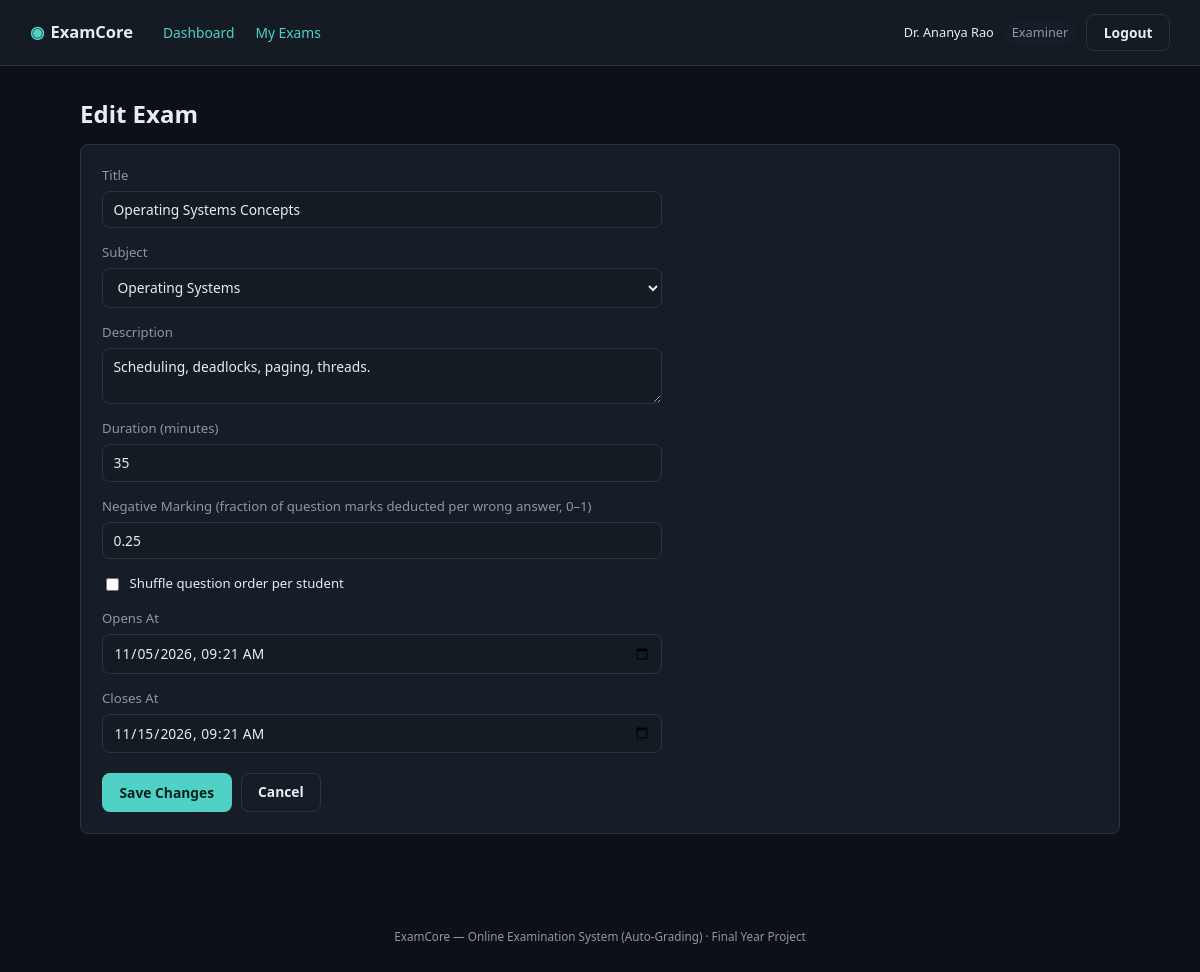
/index.php?route=examiner/exams/edit&id=4 (signed in), run on the app's committed database.
### tables this page shows
CREATE TABLE exams (
    id                INT AUTO_INCREMENT PRIMARY KEY,
    subject_id        INT NOT NULL,
    examiner_id       INT NOT NULL,
    title             VARCHAR(150) NOT NULL,
    description       TEXT NULL,
    duration_minutes  INT NOT NULL,
    negative_marking  DECIMAL(4,2) NOT NULL DEFAULT 0.00,
    shuffle_questions TINYINT(1) NOT NULL DEFAULT 0,
    status            ENUM('draft','published') NOT NULL DEFAULT 'draft',
    start_at          DATETIME NOT NULL,
    end_at            DATETIME NOT NULL,
    created_at        TIMESTAMP NOT NULL DEFAULT CURRENT_TIMESTAMP,
    FOREIGN KEY (subject_id) REFERENCES subjects(id) ON DELETE CASCADE,
    FOREIGN KEY (examiner_id) REFERENCES users(id) ON DELETE CASCADE
);

CREATE TABLE subjects (
    id            INT AUTO_INCREMENT PRIMARY KEY,
    name          VARCHAR(100) NOT NULL,
    description   TEXT NULL,
    created_by    INT NULL,
    created_at    TIMESTAMP NOT NULL DEFAULT CURRENT_TIMESTAMP,
    FOREIGN KEY (created_by) REFERENCES users(id) ON DELETE SET NULL
);

### app/controllers/ExaminerController.php (called while the page is built, shortened)
<?php
require_once __DIR__ . '/../../core/Auth.php';
require_once __DIR__ . '/../models/Subject.php';
require_once __DIR__ . '/../models/Exam.php';
class ExaminerController
{
    private function ownedExamOrFail(int $examId): array
    {
        $exam = Exam::findWithSubject($examId);
        return $exam;
    }
    public function examEditForm(): void
    {
        $editing = $this->ownedExamOrFail((int)($_GET['id'] ?? 0));
        $subjects = Subject::all();
        $pageTitle = 'Edit Exam';
        require __DIR__ . '/../views/examiner/exam_form.php';
    }
}

### public/index.php (called while the page is built, shortened)
<?php
require_once __DIR__ . '/../core/helpers.php';
require_once __DIR__ . '/../core/Database.php';
require_once __DIR__ . '/../core/Auth.php';
require_once __DIR__ . '/../app/controllers/ExaminerController.php';
$router = new Router();
$router->get('login', fn() => (new AuthController())->showLogin());
$router->post('login', fn() => (new AuthController())->login());
$router->post('logout', fn() => (new AuthController())->logout());
$router->get('admin/dashboard', fn() => (new AdminController())->dashboard());
$router->get('admin/subjects', fn() => (new AdminController())->subjects());
$router->post('admin/subjects/store', fn() => (new AdminController())->subjectStore());
$router->post('admin/subjects/update', fn() => (new AdminController())->subjectUpdate());
$router->post('admin/subjects/delete', fn() => (new AdminController())->subjectDelete());
$router->get('admin/examiners', fn() => (new AdminController())->examiners());
$router->post('admin/examiners/store', fn() => (new AdminController())->examinerStore());
$router->post('admin/examiners/status', fn() => (new AdminController())->examinerToggleStatus());
$router->get('admin/students', fn() => (new AdminController())->students());
$router->post('admin/students/store', fn() => (new AdminController())->studentStore());
$router->post('admin/students/status', fn() => (new AdminController())->studentToggleStatus());
$router->get('admin/exams', fn() => (new AdminController())->exams());
$router->get('admin/analytics', fn() => (new AdminController())->analytics());
$router->get('examiner/dashboard', fn() => (new ExaminerController())->dashboard());
$router->get('examiner/exams', fn() => (new ExaminerController())->exams());
$router->get('examiner/exams/create', fn() => (new ExaminerController())->examCreateForm());
$router->post('examiner/exams/store', fn() => (new ExaminerController())->examStore());
$router->get('examiner/exams/edit', fn() => (new ExaminerController())->examEditForm());
$router->post('examiner/exams/update', fn() => (new ExaminerController())->examUpdate());
$router->post('examiner/exams/delete', fn() => (new ExaminerController())->examDelete());
$router->post('examiner/exams/publish', fn() => (new ExaminerController())->examPublishToggle());
$router->get('examiner/questions', fn() => (new ExaminerController())->questions());
$router->post('examiner/questions/store', fn() => (new ExaminerController())->questionStore());
$router->post('examiner/questions/update', fn() => (new ExaminerController())->questionUpdate());
$router->post('examiner/questions/delete', fn() => (new ExaminerController())->questionDelete());
$router->get('examiner/results', fn() => (new ExaminerController())->results());
$router->get('examiner/analytics', fn() => (new ExaminerController())->analytics());
$router->get('student/dashboard', fn() => (new StudentController())->dashboard());
$router->get('student/exams', fn() => (new StudentController())->exams());
$router->get('student/exam/start', fn() => (new StudentController())->examStart());
$router->get('student/exam/attempt', fn() => (new StudentController())->examAttempt());
$router->post('student/exam/autosave', fn() => (new StudentController())->autosave());
$router->post('student/exam/violation', fn() => (new StudentController())->violation());
$router->post('student/exam/submit', fn() => (new StudentController())->submit());
$router->get('student/results', fn() => (new StudentController())->results());
$router->get('student/results/view', fn() => (new StudentController())->resultView());
$route = $_GET['route'] ?? '';
$router->dispatch($_SERVER['REQUEST_METHOD'], $route);

### core/Router.php (called while the page is built, shortened)
<?php
class Router
{
    private array $routes = ['GET' => [], 'POST' => []];
    public function get(string $route, callable $handler): void
    {
        $this->routes['GET'][$route] = $handler;
    }
    public function post(string $route, callable $handler): void
    {
        $this->routes['POST'][$route] = $handler;
    }
    public function dispatch(string $method, string $route): void
    {
        $handler = $this->routes[$method][$route] ?? null;
        try {
            $handler();
        } catch (Throwable $e) {
            error_log($e->getMessage());
            http_response_code(500);
            require __DIR__ . '/../app/views/errors/500.php';
        }
    }
}

### core/helpers.php (called while the page is built, shortened)
<?php
function e(?string $value): string
{
    return htmlspecialchars($value ?? '', ENT_QUOTES, 'UTF-8');
}

### config/database.php (called while the page is built)
<?php
return [
    'host'     => '127.0.0.1',
    'port'     => 3306,
    'database' => 'online_examination_system',
    'username' => 'root',
    'password' => '',
    'charset'  => 'utf8mb4',
];

### core/Database.php (called while the page is built)
<?php
class Database
{
    private static ?PDO $instance = null;
    public static function connect(): PDO
    {
        if (self::$instance === null) {
            $config = require __DIR__ . '/../config/database.php';
            $dsn = sprintf(
                'mysql:host=%s;port=%d;dbname=%s;charset=%s',
                $config['host'],
                $config['port'],
                $config['database'],
                $config['charset']
            );
            self::$instance = new PDO($dsn, $config['username'], $config['password'], [
                PDO::ATTR_ERRMODE            => PDO::ERRMODE_EXCEPTION,
                PDO::ATTR_DEFAULT_FETCH_MODE => PDO::FETCH_ASSOC,
                PDO::ATTR_EMULATE_PREPARES   => false,
            ]);
        }
        return self::$instance;
    }
}

### app/models/Exam.php (called while the page is built, shortened)
<?php
require_once __DIR__ . '/../../core/Database.php';
class Exam
{
    public static function findWithSubject(int $id): ?array
    {
        $stmt = Database::connect()->prepare(
            'SELECT e.*, s.name AS subject_name, u.status AS examiner_status
             FROM exams e
             JOIN subjects s ON s.id = e.subject_id
             JOIN users u ON u.id = e.examiner_id
             WHERE e.id = ?'
        );
        $stmt->execute([$id]);
        return $stmt->fetch() ?: null;
    }
}

### core/Auth.php (called while the page is built, shortened)
<?php
require_once __DIR__ . '/Database.php';
class Auth
{
    public static function id(): ?int
    {
        return $_SESSION['user_id'] ?? null;
    }
}

### app/models/Subject.php (called while the page is built, shortened)
<?php
require_once __DIR__ . '/../../core/Database.php';
class Subject
{
    public static function all(): array
    {
        return Database::connect()->query(
            'SELECT s.*,
                    (SELECT COUNT(*) FROM exams e WHERE e.subject_id = s.id) AS exam_count,
                    (SELECT COUNT(*) FROM student_subjects ss WHERE ss.subject_id = s.id) AS enrolment_count
             FROM subjects s
             ORDER BY s.name'
        )->fetchAll();
    }
}

### app/views/examiner/exam_form.php (the view, shortened to what this page needs)
<?php require __DIR__ . '/../partials/header.php'; ?>
<?php require __DIR__ . '/../partials/navbar.php'; ?>
<main class="page">
    <h1><?= e($pageTitle) ?></h1>
    <section class="card">
        <form method="POST" action="/index.php?route=examiner/exams/<?= $editing ? 'update' : 'store' ?>" class="form-grid">
            <label>Title
                <input type="text" name="title" value="<?= e($editing['title'] ?? '') ?>" required>
            </label>
            <label>Subject
                <select name="subject_id" required>
                    <?php foreach ($subjects as $s): ?>
                        <option value="<?= (int)$s['id'] ?>" <?= ($editing['subject_id'] ?? null) == $s['id'] ? 'selected' : '' ?>><?= e($s['name']) ?></option>
                    <?php endforeach; ?>
                </select>
            </label>
            <label>Description
                <textarea name="description" rows="2"><?= e($editing['description'] ?? '') ?></textarea>
            </label>
            <label>Duration (minutes)
                <input type="number" name="duration_minutes" min="1" value="<?= e((string)($editing['duration_minutes'] ?? 30)) ?>" required>
            </label>
            <label>Negative Marking (fraction of question marks deducted per wrong answer, 0&ndash;1)
                <input type="number" step="0.05" min="0" max="1" name="negative_marking" value="<?= e((string)($editing['negative_marking'] ?? '0.00')) ?>" required>
            </label>
            <label class="checkbox-label">
                <input type="checkbox" name="shuffle_questions" <?= ($editing['shuffle_questions'] ?? 0) ? 'checked' : '' ?>>
                Shuffle question order per student
            </label>
            <label>Opens At
                <input type="datetime-local" name="start_at" value="<?= e($editing ? date('Y-m-d\TH:i', strtotime($editing['start_at'])) : '') ?>" required>
            </label>
            <label>Closes At
                <input type="datetime-local" name="end_at" value="<?= e($editing ? date('Y-m-d\TH:i', strtotime($editing['end_at'])) : '') ?>" required>
            </label>
            <div class="form-actions">
                <button type="submit" class="btn btn-primary"><?= $editing ? 'Save Changes' : 'Create Exam' ?></button>
                <a class="btn btn-ghost" href="/index.php?route=examiner/exams">Cancel</a>
            </div>
        </form>
    </section>
</main>
<?php require __DIR__ . '/../partials/footer.php'; ?>

### public/assets/css/style.css (style rules this page uses)
:root { --bg: #0d1117; --bg-elevated: #151b23; --bg-card: #161d27; --border: #2a3341; --text: #e6edf3; --text-muted: #8b98a5; --accent: #4fd1c5; --accent-dark: #2fb3a6; --accent-contrast: #04211d; --danger: #f26d6d; --danger-bg: #3a1f22; --success: #6fd88a; --success-bg: #1c3324; --warning: #f2c46d; --warning-bg: #3a301c; --radius: 8px; --font: 'Segoe UI', system-ui, -apple-system, Roboto, sans-serif; --mono: 'Consolas', 'SFMono-Regular', Menlo, monospace; }
* { box-sizing: border-box; }
html, body { margin: 0; padding: 0; background: var(--bg); color: var(--text); font-family: var(--font); font-size: 15px; line-height: 1.5; }
a { color: var(--accent); text-decoration: none; }
h1, h2, h3 { font-weight: 600; margin: 0 0 0.5em; }
h1 { font-size: 1.6rem; }
.btn { display: inline-block; padding: 0.55rem 1.1rem; border-radius: var(--radius); border: 1px solid transparent; font-size: 0.92rem; font-weight: 600; cursor: pointer; font-family: inherit; }
.btn-primary { background: var(--accent); color: var(--accent-contrast); }
.btn-ghost { background: transparent; color: var(--text); border-color: var(--border); }
.page { max-width: 1100px; margin: 0 auto; padding: 2rem; }
.card { background: var(--bg-card); border: 1px solid var(--border); border-radius: var(--radius); padding: 1.4rem; margin-bottom: 1.5rem; }
.form-grid { display: flex; flex-direction: column; gap: 1rem; max-width: 560px; }
.form-grid label { display: flex; flex-direction: column; gap: 0.35rem; font-size: 0.88rem; color: var(--text-muted); }
.checkbox-label, .radio-label { flex-direction: row !important; align-items: center; gap: 0.5rem !important; color: var(--text) !important; }
input[type=text], input[type=email], input[type=password], input[type=number], input[type=datetime-local], select, textarea { background: var(--bg-elevated); border: 1px solid var(--border); border-radius: var(--radius); color: var(--text); padding: 0.55rem 0.7rem; font-family: inherit; font-size: 0.92rem; }
.form-actions { display: flex; gap: 0.6rem; margin-top: 0.3rem; }

### data on the page
exams: title "Operating Systems Concepts", subject_id "Operating Systems", description "Scheduling, deadlocks, paging, threads.", duration_minutes "35", negative_marking "0.25", start_at "11/05/2026 09:21", end_at "11/15/2026 09:21"

### other printed values
$label "Dashboard"
$label "My Exams"
Auth::name() "Dr. Ananya Rao"
str_replace('_', ' ', $role) "Examiner"
$pageTitle "Edit Exam"
